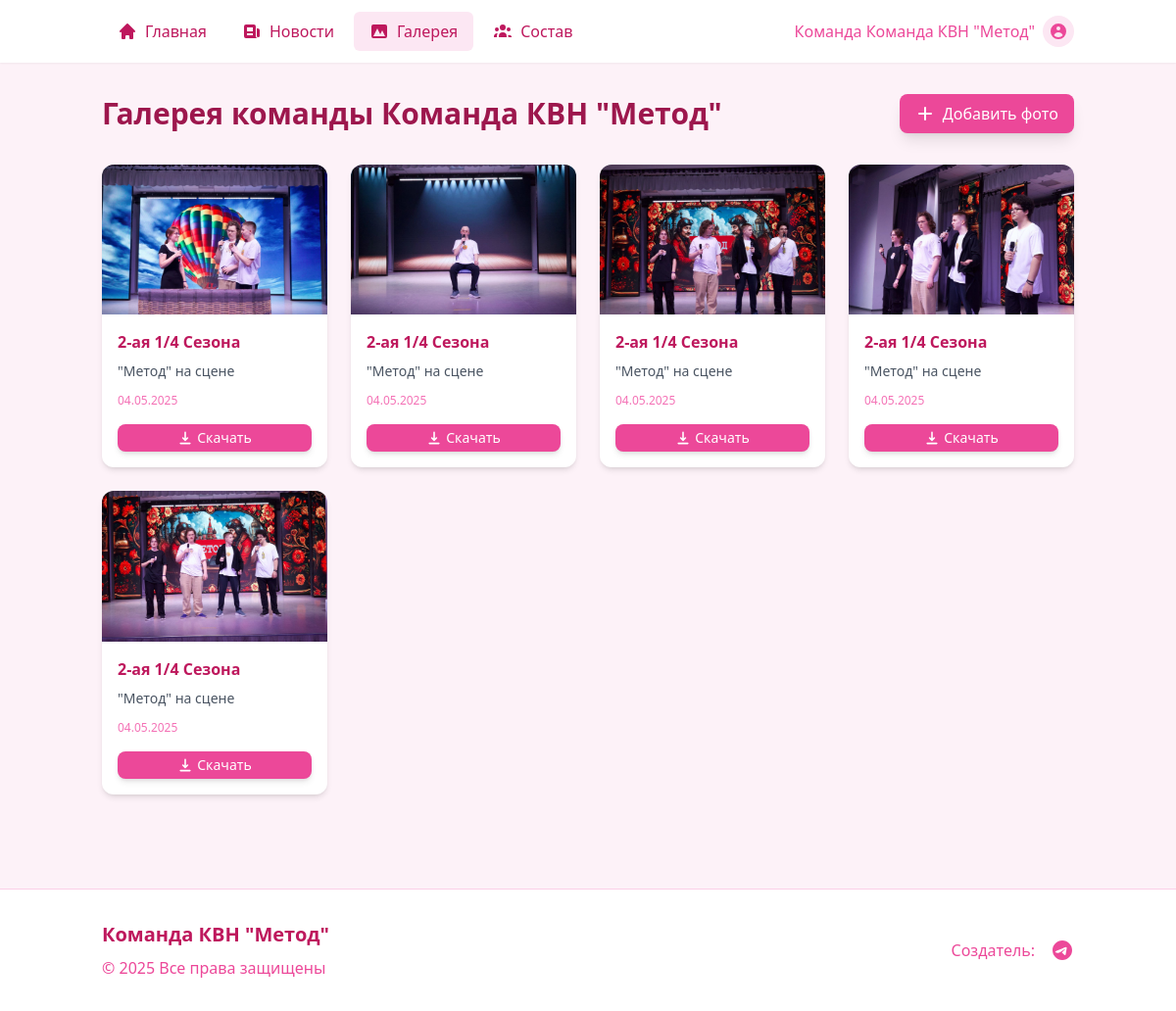
The page /gallery on the database its author committed.
### data/group.py (models this page shows, shortened)
class VKTeam(SqlAlchemyBase):
    __tablename__ = 'vk_teams'
    id = Column(Integer, primary_key=True, autoincrement=True)
    captain_link = Column(String(255), nullable=False)
    group_link = Column(String(255), nullable=False)
    telegram_link = Column(String(255), nullable=False)
    group_id = Column(String(255), nullable=False)
    group_name = Column(String(255), nullable=False)
    photo = Column(String(255))  # Путь к изображению
    description = Column(Text)  # Для длинных описаний
    description2 = Column(Text)  # Для длинных описаний
    created_at = Column(DateTime, default=datetime.utcnow)
    updated_at = Column(DateTime, default=datetime.utcnow, onupdate=datetime.utcnow)

### data/photo_store.py (models this page shows)
class GalleryPhoto(SqlAlchemyBase):
    __tablename__ = 'gallery_photos'
    id = Column(Integer, primary_key=True, autoincrement=True)
    image_path = Column(String(255), nullable=False)  # Путь к изображению
    title = Column(String(100), nullable=False)  # Название фото
    description = Column(Text)  # Описание фото
    created_at = Column(DateTime, default=datetime.now)  # Дата создания

### gallery_page/gallery_logic.py (the view)
@gallery_bp.route('/gallery')
def show_gallery():
    db_sess = create_session()
    photos = db_sess.query(GalleryPhoto).order_by(GalleryPhoto.created_at.desc()).all()
    team = db_sess.query(VKTeam).first()
    return render_template('gallery.html',
                           gallery_photos=photos,
                           now=datetime.now(),
                           team=team)

### data/db_session.py (called while the page is built)
def create_session() -> Session:
    global __factory
    return __factory()

### gallery_page/templates_gallery/gallery.html (shortened to what this page needs)
<!DOCTYPE html>
<html lang="ru">
<head>
    <script src="https://cdn.tailwindcss.com"></script>
</head>
<body class="bg-pink-50 min-h-screen">
    <nav class="bg-white shadow-sm sticky top-0 z-50">
        <div class="container mx-auto px-4 py-3 flex justify-between items-center">
            <div class="flex space-x-1">
                <a href="/" class="px-4 py-2 rounded-md text-pink-700 font-medium nav-link flex items-center">
                    <svg class="w-5 h-5 mr-2" fill="currentColor" viewBox="0 0 20 20">
                        <path d="M10.707 2.293a1 1 0 00-1.414 0l-7 7a1 1 0 001.414 1.414L4 10.414V17a1 1 0 001 1h2a1 1 0 001-1v-2a1 1 0 011-1h2a1 1 0 011 1v2a1 1 0 001 1h2a1 1 0 001-1v-6.586l.293.293a1 1 0 001.414-1.414l-7-7z"/>
                    </svg>
                    Главная
                </a>
                <a href="/news" class="px-4 py-2 rounded-md text-pink-700 font-medium nav-link flex items-center">
                    <svg class="w-5 h-5 mr-2" fill="currentColor" viewBox="0 0 20 20">
                        <path fill-rule="evenodd" d="M2 5a2 2 0 012-2h8a2 2 0 012 2v10a2 2 0 002 2H4a2 2 0 01-2-2V5zm3 1h6v4H5V6zm6 6H5v2h6v-2z" clip-rule="evenodd"/>
                        <path d="M15 7h1a2 2 0 012 2v5.5a1.5 1.5 0 01-3 0V7z"/>
                    </svg>
                    Новости
                </a>
                <a href="/gallery" class="px-4 py-2 rounded-md bg-pink-100 text-pink-700 font-medium nav-link flex items-center">
                    <svg class="w-5 h-5 mr-2" fill="currentColor" viewBox="0 0 20 20">
                        <path fill-rule="evenodd" d="M4 3a2 2 0 00-2 2v10a2 2 0 002 2h12a2 2 0 002-2V5a2 2 0 00-2-2H4zm12 12H4l4-8 3 6 2-4 3 6z" clip-rule="evenodd"/>
                    </svg>
                    Галерея
                </a>
                <a href="/structure" class="px-4 py-2 rounded-md text-pink-700 font-medium nav-link flex items-center">
                    Состав
                </a>
            </div>
            <div class="flex items-center space-x-2">
                <span class="text-pink-500 font-medium">Команда {{ team.group_name if team else "" }}</span>
                <div class="w-8 h-8 rounded-full bg-pink-100 flex items-center justify-center">
                    <svg class="w-5 h-5 text-pink-500" fill="currentColor" viewBox="0 0 20 20">
                        <path fill-rule="evenodd" d="M18 10a8 8 0 11-16 0 8 8 0 0116 0zm-6-3a2 2 0 11-4 0 2 2 0 014 0zm-2 4a5 5 0 00-4.546 2.916A5.986 5.986 0 0010 16a5.986 5.986 0 004.546-2.084A5 5 0 0010 11z" clip-rule="evenodd"/>
                    </svg>
                </div>
            </div>
        </div>
    </nav>
    <main class="container mx-auto px-4 py-8 animate-fade-in">
        <div class="flex justify-between items-center mb-8">
            <h1 class="text-3xl font-bold text-pink-800 animate-slide-up">Галерея команды <span class="rainbow-text">{{ team.group_name if team else "Моя команда" }}</span></h1>
            <button onclick="openModal()"
                    class="add-btn bg-pink-500 hover:bg-pink-600 text-white px-4 py-2 rounded-lg flex items-center space-x-2 shadow-lg">
                <svg xmlns="http://www.w3.org/2000/svg" class="h-5 w-5" viewBox="0 0 20 20" fill="currentColor">
                    <path fill-rule="evenodd" d="M10 3a1 1 0 011 1v5h5a1 1 0 110 2h-5v5a1 1 0 11-2 0v-5H4a1 1 0 110-2h5V4a1 1 0 011-1z" clip-rule="evenodd" />
                </svg>
                <span>Добавить фото</span>
            </button>
        </div>
        <div class="grid grid-cols-1 sm:grid-cols-2 md:grid-cols-3 lg:grid-cols-4 gap-6">
            {% for photo in gallery_photos %}
            <div class="photo-card bg-white rounded-xl shadow-md overflow-hidden flex flex-col animate-fade-in" style="animation-delay: {{ loop.index * 0.1 }}s">
                <div class="relative flex-grow flex items-center justify-center bg-gray-100">
                    <img src="{{ url_for('static', filename='uploads/gallery/' + photo.image_path) }}"
                         class="gallery-image cursor-pointer"
                         alt="{{ photo.title }}"
                         onclick="openFullImage('{{ url_for('static', filename='uploads/gallery/' + photo.image_path) }}', '{{ photo.title }}')">
                </div>
                <div class="p-4 flex-grow">
                    <h3 class="font-semibold text-pink-700">{{ photo.title }}</h3>
                    {% if photo.description %}
                    <p class="mt-2 text-gray-600 text-sm">{{ photo.description }}</p>
                    {% endif %}
                    <p class="mt-3 text-xs text-pink-400">{{ photo.created_at.strftime('%d.%m.%Y') }}</p>
                </div>
                <div class="p-4 pt-0">
                    <a href="{{ url_for('static', filename='uploads/gallery/' + photo.image_path) }}"
                       download="{{ photo.title }}.jpg"
                       class="download-btn bg-pink-500 hover:bg-pink-600 text-white px-3 py-1 rounded-lg text-sm flex items-center justify-center shadow-md">
                        Скачать
                    </a>
                </div>
            </div>
            {% endfor %}
        </div>
    </main>
    <footer class="bg-white border-t border-pink-200 py-8 mt-16">
        <div class="container mx-auto px-4">
            <div class="flex flex-col md:flex-row justify-between items-center">
                <div class="mb-4 md:mb-0">
                    <h3 class="text-xl font-bold text-pink-700 mb-2">{{ team.group_name if team else "Моя команда" }}</h3>
                    <p class="text-pink-500">© {{ now.year }} Все права защищены</p>
                </div>
                <div class="flex space-x-4">
                    <p class="text-pink-500"> Создатель: </p>
                    <a href="https://t.me/k0ki4_176" target="_blank" class="text-pink-500 hover:text-pink-700">
                    </a>
                </div>
            </div>
        </div>
    </footer>
</body>
</html>

### gallery_page/templates_gallery/gallery.html (style rules this page uses)
.photo-card { transition: all 0.4s cubic-bezier(0.25, 0.8, 0.25, 1); transform-origin: center; }
.gallery-image { width: 100%; max-height: 400px; object-fit: contain; transition: transform 0.5s ease, filter 0.3s ease; }
.download-btn { transition: all 0.3s ease; }
.nav-link { position: relative; overflow: hidden; }
.nav-link::after { content: ''; position: absolute; bottom: 0; left: 0; width: 0; height: 2px; background-color: #ec4899; transition: width 0.3s ease; }
.add-btn { transition: all 0.3s ease; }
.rainbow-text { animation: rainbow 8s linear infinite; }

### rows shown on the page
VKTeam: group_name "Команда КВН \"Метод\""
GalleryPhoto: image_path (picture), title "2-ая 1/4 Сезона", description "\"Метод\" на сцене", created_at "04.05.2025"
GalleryPhoto: image_path (picture), title "2-ая 1/4 Сезона", description "\"Метод\" на сцене", created_at "04.05.2025"
GalleryPhoto: image_path (picture), title "2-ая 1/4 Сезона", description "\"Метод\" на сцене", created_at "04.05.2025"
GalleryPhoto: image_path (picture), title "2-ая 1/4 Сезона", description "\"Метод\" на сцене", created_at "04.05.2025"
GalleryPhoto: image_path (picture), title "2-ая 1/4 Сезона", description "\"Метод\" на сцене", created_at "04.05.2025"
